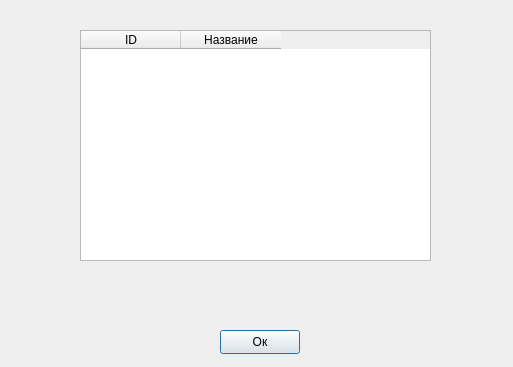
<?xml version="1.0" encoding="UTF-8"?>
<ui version="4.0">
 <class>posts</class>
 <widget class="QDialog" name="posts">
  <property name="geometry">
   <rect>
    <x>0</x>
    <y>0</y>
    <width>513</width>
    <height>367</height>
   </rect>
  </property>
  <property name="windowTitle">
   <string>Dialog</string>
  </property>
  <widget class="QTableWidget" name="tableWidget">
   <property name="geometry">
    <rect>
     <x>80</x>
     <y>30</y>
     <width>351</width>
     <height>231</height>
    </rect>
   </property>
   <column>
    <property name="text">
     <string>ID</string>
    </property>
   </column>
   <column>
    <property name="text">
     <string>Название</string>
    </property>
   </column>
  </widget>
  <widget class="QPushButton" name="pushButton">
   <property name="geometry">
    <rect>
     <x>220</x>
     <y>330</y>
     <width>80</width>
     <height>24</height>
    </rect>
   </property>
   <property name="text">
    <string>Ок</string>
   </property>
  </widget>
 </widget>
 <resources/>
 <connections/>
</ui>
